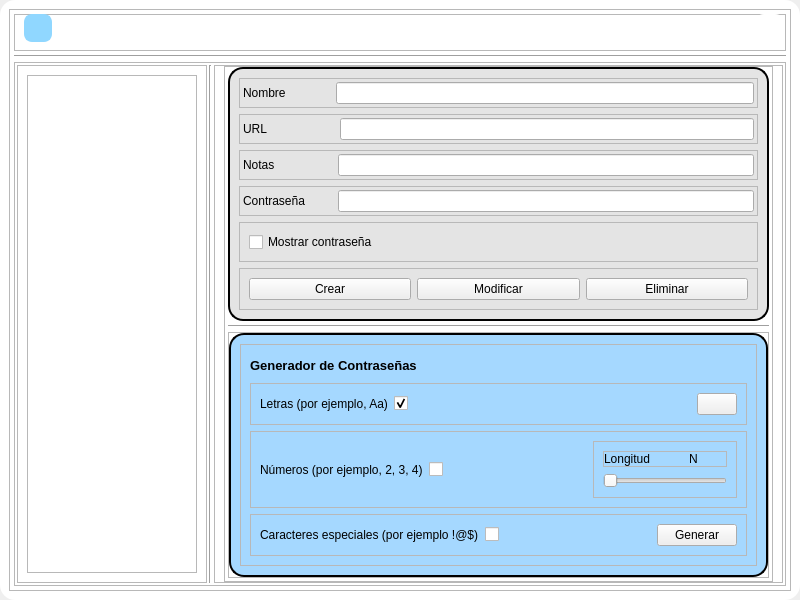
<?xml version="1.0" encoding="UTF-8"?>
<ui version="4.0">
 <class>MainWindow</class>
 <widget class="QMainWindow" name="MainWindow">
  <property name="geometry">
   <rect>
    <x>0</x>
    <y>0</y>
    <width>800</width>
    <height>600</height>
   </rect>
  </property>
  <property name="minimumSize">
   <size>
    <width>800</width>
    <height>600</height>
   </size>
  </property>
  <property name="maximumSize">
   <size>
    <width>800</width>
    <height>600</height>
   </size>
  </property>
  <property name="windowTitle">
   <string>MainWindow</string>
  </property>
  <property name="styleSheet">
   <string notr="true">#centralwidget{
	background-color: #ffffff;
	border-radius: 15px; 
}

.QLabel{
		font-family: &quot;Roboto&quot;;
}

.Line{
	background-color: rgba(128, 128, 128, 128); /* Gris suave con 50% de opacidad */
    border: 1px solid #B0B0B0; /* Borde gris claro */
    color: #000000; /* Color del texto negro */
}
</string>
  </property>
  <widget class="QWidget" name="centralwidget">
   <layout class="QVBoxLayout" name="verticalLayout_2">
    <item>
     <layout class="QVBoxLayout" name="verticalLayout">
      <property name="spacing">
       <number>0</number>
      </property>
      <item>
       <widget class="QFrame" name="frame">
        <property name="frameShape">
         <enum>QFrame::Shape::StyledPanel</enum>
        </property>
        <property name="frameShadow">
         <enum>QFrame::Shadow::Raised</enum>
        </property>
        <layout class="QVBoxLayout" name="verticalLayout_3" stretch="1,1,14">
         <property name="spacing">
          <number>4</number>
         </property>
         <property name="leftMargin">
          <number>4</number>
         </property>
         <property name="topMargin">
          <number>4</number>
         </property>
         <property name="rightMargin">
          <number>4</number>
         </property>
         <property name="bottomMargin">
          <number>4</number>
         </property>
         <item>
          <layout class="QGridLayout" name="gridLayout">
           <item row="0" column="0">
            <widget class="QFrame" name="frame_3">
             <property name="minimumSize">
              <size>
               <width>0</width>
               <height>30</height>
              </size>
             </property>
             <property name="frameShape">
              <enum>QFrame::Shape::StyledPanel</enum>
             </property>
             <property name="frameShadow">
              <enum>QFrame::Shadow::Raised</enum>
             </property>
             <widget class="QPushButton" name="AddButton">
              <property name="geometry">
               <rect>
                <x>10</x>
                <y>0</y>
                <width>28</width>
                <height>28</height>
               </rect>
              </property>
              <property name="styleSheet">
               <string notr="true">    background-color: #90D7FF; /* Fondo azul */
    color: #000000; /* Texto blanco */
    border-radius: 8px; /* Radio del borde para hacer el botón circular */
    border: 2px solid  #90D7FF; /* Borde del mismo color que el fondo */
    min-width: 24px; /* Ancho mínimo */
    min-height: 24px; /* Altura mínima */
    max-width: 24px; /* Ancho máximo */
    max-height: 24px; /* Altura máxima */
</string>
              </property>
              <property name="text">
               <string/>
              </property>
              <property name="icon">
               <iconset theme="QIcon::ThemeIcon::ListAdd"/>
              </property>
             </widget>
             <widget class="QPushButton" name="menu">
              <property name="geometry">
               <rect>
                <x>740</x>
                <y>0</y>
                <width>31</width>
                <height>31</height>
               </rect>
              </property>
              <property name="styleSheet">
               <string notr="true">border: 2px;
border-radius: 10px;
    background-color: #ffffff; 
</string>
              </property>
              <property name="text">
               <string/>
              </property>
              <property name="icon">
               <iconset>
                <normaloff>../../Desktop/2ºDAM/images/dots.png</normaloff>../../Desktop/2ºDAM/images/dots.png</iconset>
              </property>
              <property name="iconSize">
               <size>
                <width>24</width>
                <height>24</height>
               </size>
              </property>
             </widget>
            </widget>
           </item>
          </layout>
         </item>
         <item>
          <widget class="Line" name="line">
           <property name="orientation">
            <enum>Qt::Orientation::Horizontal</enum>
           </property>
          </widget>
         </item>
         <item>
          <layout class="QGridLayout" name="gridLayout_2">
           <item row="0" column="0">
            <widget class="QFrame" name="frame_2">
             <property name="frameShape">
              <enum>QFrame::Shape::StyledPanel</enum>
             </property>
             <property name="frameShadow">
              <enum>QFrame::Shadow::Raised</enum>
             </property>
             <layout class="QHBoxLayout" name="horizontalLayout_3" stretch="1,1,3">
              <property name="spacing">
               <number>2</number>
              </property>
              <property name="leftMargin">
               <number>2</number>
              </property>
              <property name="topMargin">
               <number>2</number>
              </property>
              <property name="rightMargin">
               <number>2</number>
              </property>
              <property name="bottomMargin">
               <number>2</number>
              </property>
              <item>
               <layout class="QHBoxLayout" name="horizontalLayout">
                <item>
                 <widget class="QFrame" name="frame_4">
                  <property name="frameShape">
                   <enum>QFrame::Shape::StyledPanel</enum>
                  </property>
                  <property name="frameShadow">
                   <enum>QFrame::Shadow::Raised</enum>
                  </property>
                  <layout class="QVBoxLayout" name="verticalLayout_4">
                   <item>
                    <widget class="QListView" name="listView"/>
                   </item>
                  </layout>
                 </widget>
                </item>
               </layout>
              </item>
              <item>
               <widget class="Line" name="line_2">
                <property name="orientation">
                 <enum>Qt::Orientation::Vertical</enum>
                </property>
               </widget>
              </item>
              <item>
               <layout class="QHBoxLayout" name="horizontalLayout_2">
                <item>
                 <widget class="QFrame" name="frame_5">
                  <property name="frameShape">
                   <enum>QFrame::Shape::StyledPanel</enum>
                  </property>
                  <property name="frameShadow">
                   <enum>QFrame::Shadow::Raised</enum>
                  </property>
                  <layout class="QVBoxLayout" name="verticalLayout_6">
                   <property name="spacing">
                    <number>6</number>
                   </property>
                   <property name="leftMargin">
                    <number>9</number>
                   </property>
                   <property name="topMargin">
                    <number>0</number>
                   </property>
                   <property name="bottomMargin">
                    <number>0</number>
                   </property>
                   <item>
                    <layout class="QVBoxLayout" name="verticalLayout_5">
                     <item>
                      <widget class="QFrame" name="frame_6">
                       <property name="frameShape">
                        <enum>QFrame::Shape::StyledPanel</enum>
                       </property>
                       <property name="frameShadow">
                        <enum>QFrame::Shadow::Raised</enum>
                       </property>
                       <layout class="QVBoxLayout" name="verticalLayout_8">
                        <property name="spacing">
                         <number>4</number>
                        </property>
                        <property name="leftMargin">
                         <number>3</number>
                        </property>
                        <property name="topMargin">
                         <number>0</number>
                        </property>
                        <property name="rightMargin">
                         <number>3</number>
                        </property>
                        <property name="bottomMargin">
                         <number>3</number>
                        </property>
                        <item>
                         <widget class="QFrame" name="frame_7">
                          <property name="styleSheet">
                           <string notr="true">#frame_7 {
  border: 2px solid #000;
  border-radius: 15px;
  background-color: rgba(200, 200, 200, 0.5); /* Gris claro y medio transparente */
}
</string>
                          </property>
                          <property name="frameShape">
                           <enum>QFrame::Shape::StyledPanel</enum>
                          </property>
                          <property name="frameShadow">
                           <enum>QFrame::Shadow::Raised</enum>
                          </property>
                          <layout class="QVBoxLayout" name="verticalLayout_11">
                           <property name="leftMargin">
                            <number>9</number>
                           </property>
                           <item>
                            <widget class="QFrame" name="frame_16">
                             <property name="frameShape">
                              <enum>QFrame::Shape::StyledPanel</enum>
                             </property>
                             <property name="frameShadow">
                              <enum>QFrame::Shadow::Raised</enum>
                             </property>
                             <layout class="QHBoxLayout" name="horizontalLayout_11">
                              <property name="spacing">
                               <number>3</number>
                              </property>
                              <property name="leftMargin">
                               <number>3</number>
                              </property>
                              <property name="topMargin">
                               <number>3</number>
                              </property>
                              <property name="rightMargin">
                               <number>3</number>
                              </property>
                              <property name="bottomMargin">
                               <number>3</number>
                              </property>
                              <item>
                               <widget class="QLabel" name="label_5">
                                <property name="text">
                                 <string>Nombre</string>
                                </property>
                               </widget>
                              </item>
                              <item>
                               <spacer name="horizontalSpacer_4">
                                <property name="orientation">
                                 <enum>Qt::Orientation::Horizontal</enum>
                                </property>
                                <property name="sizeType">
                                 <enum>QSizePolicy::Policy::Minimum</enum>
                                </property>
                                <property name="sizeHint" stdset="0">
                                 <size>
                                  <width>47</width>
                                  <height>10</height>
                                 </size>
                                </property>
                               </spacer>
                              </item>
                              <item>
                               <widget class="QLineEdit" name="nombre"/>
                              </item>
                             </layout>
                            </widget>
                           </item>
                           <item>
                            <widget class="QFrame" name="frame_17">
                             <property name="frameShape">
                              <enum>QFrame::Shape::StyledPanel</enum>
                             </property>
                             <property name="frameShadow">
                              <enum>QFrame::Shadow::Raised</enum>
                             </property>
                             <layout class="QHBoxLayout" name="horizontalLayout_12">
                              <property name="spacing">
                               <number>3</number>
                              </property>
                              <property name="leftMargin">
                               <number>3</number>
                              </property>
                              <property name="topMargin">
                               <number>3</number>
                              </property>
                              <property name="rightMargin">
                               <number>3</number>
                              </property>
                              <property name="bottomMargin">
                               <number>3</number>
                              </property>
                              <item>
                               <widget class="QLabel" name="label_6">
                                <property name="text">
                                 <string>URL</string>
                                </property>
                               </widget>
                              </item>
                              <item>
                               <spacer name="horizontalSpacer_5">
                                <property name="orientation">
                                 <enum>Qt::Orientation::Horizontal</enum>
                                </property>
                                <property name="sizeType">
                                 <enum>QSizePolicy::Policy::Minimum</enum>
                                </property>
                                <property name="sizeHint" stdset="0">
                                 <size>
                                  <width>70</width>
                                  <height>20</height>
                                 </size>
                                </property>
                               </spacer>
                              </item>
                              <item>
                               <widget class="QLineEdit" name="url"/>
                              </item>
                             </layout>
                            </widget>
                           </item>
                           <item>
                            <widget class="QFrame" name="frame_18">
                             <property name="frameShape">
                              <enum>QFrame::Shape::StyledPanel</enum>
                             </property>
                             <property name="frameShadow">
                              <enum>QFrame::Shadow::Raised</enum>
                             </property>
                             <layout class="QHBoxLayout" name="horizontalLayout_13">
                              <property name="spacing">
                               <number>3</number>
                              </property>
                              <property name="leftMargin">
                               <number>3</number>
                              </property>
                              <property name="topMargin">
                               <number>3</number>
                              </property>
                              <property name="rightMargin">
                               <number>3</number>
                              </property>
                              <property name="bottomMargin">
                               <number>3</number>
                              </property>
                              <item>
                               <widget class="QLabel" name="label_8">
                                <property name="text">
                                 <string>Notas</string>
                                </property>
                               </widget>
                              </item>
                              <item>
                               <spacer name="horizontalSpacer_6">
                                <property name="orientation">
                                 <enum>Qt::Orientation::Horizontal</enum>
                                </property>
                                <property name="sizeType">
                                 <enum>QSizePolicy::Policy::Minimum</enum>
                                </property>
                                <property name="sizeHint" stdset="0">
                                 <size>
                                  <width>60</width>
                                  <height>20</height>
                                 </size>
                                </property>
                               </spacer>
                              </item>
                              <item>
                               <widget class="QLineEdit" name="notas"/>
                              </item>
                             </layout>
                            </widget>
                           </item>
                           <item>
                            <widget class="QFrame" name="frame_19">
                             <property name="frameShape">
                              <enum>QFrame::Shape::StyledPanel</enum>
                             </property>
                             <property name="frameShadow">
                              <enum>QFrame::Shadow::Raised</enum>
                             </property>
                             <layout class="QHBoxLayout" name="horizontalLayout_14">
                              <property name="spacing">
                               <number>3</number>
                              </property>
                              <property name="leftMargin">
                               <number>3</number>
                              </property>
                              <property name="topMargin">
                               <number>3</number>
                              </property>
                              <property name="rightMargin">
                               <number>3</number>
                              </property>
                              <property name="bottomMargin">
                               <number>3</number>
                              </property>
                              <item>
                               <widget class="QLabel" name="label_7">
                                <property name="text">
                                 <string>Contraseña</string>
                                </property>
                               </widget>
                              </item>
                              <item>
                               <spacer name="horizontalSpacer_7">
                                <property name="orientation">
                                 <enum>Qt::Orientation::Horizontal</enum>
                                </property>
                                <property name="sizeType">
                                 <enum>QSizePolicy::Policy::Minimum</enum>
                                </property>
                                <property name="sizeHint" stdset="0">
                                 <size>
                                  <width>30</width>
                                  <height>20</height>
                                 </size>
                                </property>
                               </spacer>
                              </item>
                              <item>
                               <widget class="QLineEdit" name="password"/>
                              </item>
                             </layout>
                            </widget>
                           </item>
                           <item>
                            <widget class="QFrame" name="frame_20">
                             <property name="frameShape">
                              <enum>QFrame::Shape::StyledPanel</enum>
                             </property>
                             <property name="frameShadow">
                              <enum>QFrame::Shadow::Raised</enum>
                             </property>
                             <layout class="QVBoxLayout" name="verticalLayout_10">
                              <item>
                               <widget class="QCheckBox" name="mostrar_contrasena">
                                <property name="text">
                                 <string>Mostrar contraseña</string>
                                </property>
                               </widget>
                              </item>
                             </layout>
                            </widget>
                           </item>
                           <item>
                            <widget class="QFrame" name="frame_21">
                             <property name="frameShape">
                              <enum>QFrame::Shape::StyledPanel</enum>
                             </property>
                             <property name="frameShadow">
                              <enum>QFrame::Shadow::Raised</enum>
                             </property>
                             <layout class="QHBoxLayout" name="horizontalLayout_15">
                              <item>
                               <widget class="QPushButton" name="crear">
                                <property name="text">
                                 <string>Crear</string>
                                </property>
                               </widget>
                              </item>
                              <item>
                               <widget class="QPushButton" name="modificar">
                                <property name="text">
                                 <string>Modificar</string>
                                </property>
                               </widget>
                              </item>
                              <item>
                               <widget class="QPushButton" name="eliminar">
                                <property name="text">
                                 <string>Eliminar</string>
                                </property>
                               </widget>
                              </item>
                             </layout>
                            </widget>
                           </item>
                          </layout>
                         </widget>
                        </item>
                        <item>
                         <widget class="Line" name="line_3">
                          <property name="orientation">
                           <enum>Qt::Orientation::Horizontal</enum>
                          </property>
                         </widget>
                        </item>
                        <item>
                         <widget class="QFrame" name="frame_8">
                          <property name="frameShape">
                           <enum>QFrame::Shape::StyledPanel</enum>
                          </property>
                          <property name="frameShadow">
                           <enum>QFrame::Shadow::Raised</enum>
                          </property>
                          <layout class="QHBoxLayout" name="horizontalLayout_5">
                           <property name="spacing">
                            <number>0</number>
                           </property>
                           <property name="leftMargin">
                            <number>0</number>
                           </property>
                           <property name="topMargin">
                            <number>0</number>
                           </property>
                           <property name="rightMargin">
                            <number>0</number>
                           </property>
                           <property name="bottomMargin">
                            <number>0</number>
                           </property>
                           <item>
                            <layout class="QHBoxLayout" name="horizontalLayout_4">
                             <property name="spacing">
                              <number>0</number>
                             </property>
                             <item>
                              <widget class="QFrame" name="frame_9">
                               <property name="styleSheet">
                                <string notr="true">  #frame_9{
  border: 2px solid #000;
    border-radius: 15px;
    background-color: #a5d8ff;

}
</string>
                               </property>
                               <property name="frameShape">
                                <enum>QFrame::Shape::StyledPanel</enum>
                               </property>
                               <property name="frameShadow">
                                <enum>QFrame::Shadow::Raised</enum>
                               </property>
                               <layout class="QHBoxLayout" name="horizontalLayout_6" stretch="1">
                                <item>
                                 <widget class="QFrame" name="frame_10">
                                  <property name="frameShape">
                                   <enum>QFrame::Shape::StyledPanel</enum>
                                  </property>
                                  <property name="frameShadow">
                                   <enum>QFrame::Shadow::Raised</enum>
                                  </property>
                                  <layout class="QVBoxLayout" name="verticalLayout_7">
                                   <item>
                                    <widget class="QLabel" name="contrasena">
                                     <property name="styleSheet">
                                      <string notr="true">    font-size: 10pt;
    font-weight: bold;

</string>
                                     </property>
                                     <property name="text">
                                      <string>Generador de Contraseñas</string>
                                     </property>
                                    </widget>
                                   </item>
                                   <item>
                                    <widget class="QFrame" name="frame_12">
                                     <property name="frameShape">
                                      <enum>QFrame::Shape::StyledPanel</enum>
                                     </property>
                                     <property name="frameShadow">
                                      <enum>QFrame::Shadow::Raised</enum>
                                     </property>
                                     <layout class="QHBoxLayout" name="horizontalLayout_8">
                                      <item>
                                       <widget class="QLabel" name="label_2">
                                        <property name="text">
                                         <string>Letras (por ejemplo, Aa)</string>
                                        </property>
                                       </widget>
                                      </item>
                                      <item>
                                       <widget class="QCheckBox" name="letras_checkbox">
                                        <property name="text">
                                         <string/>
                                        </property>
                                        <property name="checked">
                                         <bool>true</bool>
                                        </property>
                                       </widget>
                                      </item>
                                      <item>
                                       <spacer name="horizontalSpacer">
                                        <property name="orientation">
                                         <enum>Qt::Orientation::Horizontal</enum>
                                        </property>
                                        <property name="sizeHint" stdset="0">
                                         <size>
                                          <width>259</width>
                                          <height>19</height>
                                         </size>
                                        </property>
                                       </spacer>
                                      </item>
                                      <item>
                                       <widget class="QPushButton" name="copiar">
                                        <property name="text">
                                         <string/>
                                        </property>
                                        <property name="icon">
                                         <iconset theme="QIcon::ThemeIcon::EditPaste"/>
                                        </property>
                                       </widget>
                                      </item>
                                     </layout>
                                    </widget>
                                   </item>
                                   <item>
                                    <widget class="QFrame" name="frame_13">
                                     <property name="frameShape">
                                      <enum>QFrame::Shape::StyledPanel</enum>
                                     </property>
                                     <property name="frameShadow">
                                      <enum>QFrame::Shadow::Raised</enum>
                                     </property>
                                     <layout class="QHBoxLayout" name="horizontalLayout_7">
                                      <item>
                                       <widget class="QLabel" name="label_3">
                                        <property name="text">
                                         <string>Números (por ejemplo, 2, 3, 4)</string>
                                        </property>
                                       </widget>
                                      </item>
                                      <item>
                                       <widget class="QCheckBox" name="numeros_checkbox">
                                        <property name="text">
                                         <string/>
                                        </property>
                                       </widget>
                                      </item>
                                      <item>
                                       <spacer name="horizontalSpacer_2">
                                        <property name="orientation">
                                         <enum>Qt::Orientation::Horizontal</enum>
                                        </property>
                                        <property name="sizeHint" stdset="0">
                                         <size>
                                          <width>123</width>
                                          <height>20</height>
                                         </size>
                                        </property>
                                       </spacer>
                                      </item>
                                      <item>
                                       <widget class="QFrame" name="frame_11">
                                        <property name="frameShape">
                                         <enum>QFrame::Shape::StyledPanel</enum>
                                        </property>
                                        <property name="frameShadow">
                                         <enum>QFrame::Shadow::Raised</enum>
                                        </property>
                                        <layout class="QVBoxLayout" name="verticalLayout_9">
                                         <item>
                                          <widget class="QFrame" name="frame_15">
                                           <property name="frameShape">
                                            <enum>QFrame::Shape::StyledPanel</enum>
                                           </property>
                                           <property name="frameShadow">
                                            <enum>QFrame::Shadow::Raised</enum>
                                           </property>
                                           <layout class="QHBoxLayout" name="horizontalLayout_10">
                                            <property name="spacing">
                                             <number>35</number>
                                            </property>
                                            <property name="leftMargin">
                                             <number>0</number>
                                            </property>
                                            <property name="topMargin">
                                             <number>0</number>
                                            </property>
                                            <property name="rightMargin">
                                             <number>0</number>
                                            </property>
                                            <property name="bottomMargin">
                                             <number>0</number>
                                            </property>
                                            <item>
                                             <widget class="QLabel" name="label">
                                              <property name="text">
                                               <string>Longitud </string>
                                              </property>
                                             </widget>
                                            </item>
                                            <item>
                                             <widget class="QLabel" name="sliderL">
                                              <property name="text">
                                               <string>N</string>
                                              </property>
                                             </widget>
                                            </item>
                                           </layout>
                                          </widget>
                                         </item>
                                         <item>
                                          <widget class="QSlider" name="slider">
                                           <property name="orientation">
                                            <enum>Qt::Orientation::Horizontal</enum>
                                           </property>
                                          </widget>
                                         </item>
                                        </layout>
                                       </widget>
                                      </item>
                                     </layout>
                                    </widget>
                                   </item>
                                   <item>
                                    <widget class="QFrame" name="frame_14">
                                     <property name="frameShape">
                                      <enum>QFrame::Shape::StyledPanel</enum>
                                     </property>
                                     <property name="frameShadow">
                                      <enum>QFrame::Shadow::Raised</enum>
                                     </property>
                                     <layout class="QHBoxLayout" name="horizontalLayout_9">
                                      <item>
                                       <widget class="QLabel" name="label_4">
                                        <property name="text">
                                         <string>Caracteres especiales (por ejemplo !@$)</string>
                                        </property>
                                       </widget>
                                      </item>
                                      <item>
                                       <widget class="QCheckBox" name="caracteres_checkbox">
                                        <property name="text">
                                         <string/>
                                        </property>
                                       </widget>
                                      </item>
                                      <item>
                                       <spacer name="horizontalSpacer_3">
                                        <property name="orientation">
                                         <enum>Qt::Orientation::Horizontal</enum>
                                        </property>
                                        <property name="sizeHint" stdset="0">
                                         <size>
                                          <width>121</width>
                                          <height>19</height>
                                         </size>
                                        </property>
                                       </spacer>
                                      </item>
                                      <item>
                                       <widget class="QPushButton" name="generarB">
                                        <property name="text">
                                         <string>Generar</string>
                                        </property>
                                       </widget>
                                      </item>
                                     </layout>
                                    </widget>
                                   </item>
                                  </layout>
                                 </widget>
                                </item>
                               </layout>
                              </widget>
                             </item>
                            </layout>
                           </item>
                          </layout>
                         </widget>
                        </item>
                       </layout>
                      </widget>
                     </item>
                    </layout>
                   </item>
                  </layout>
                 </widget>
                </item>
               </layout>
              </item>
             </layout>
            </widget>
           </item>
          </layout>
         </item>
        </layout>
       </widget>
      </item>
     </layout>
    </item>
   </layout>
  </widget>
 </widget>
 <resources/>
 <connections/>
</ui>
